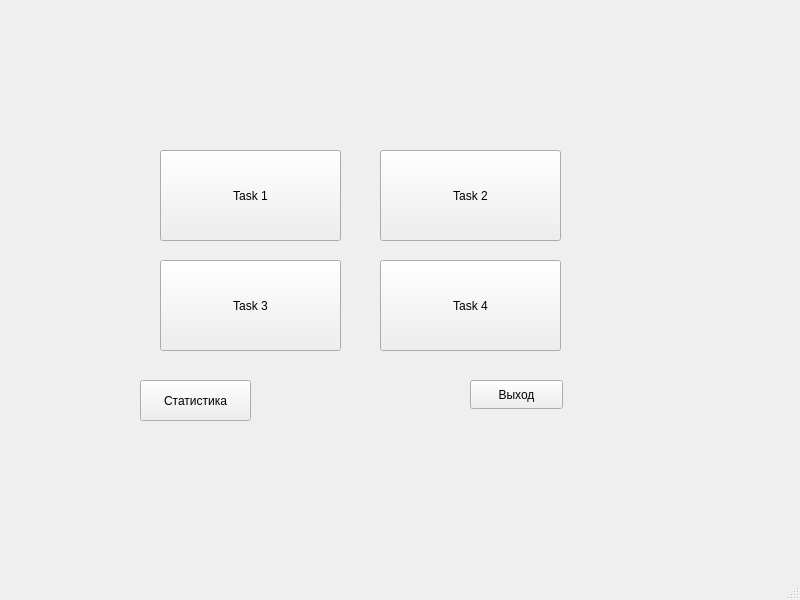
<?xml version="1.0" encoding="UTF-8"?>
<ui version="4.0">
 <class>MainWindow</class>
 <widget class="QMainWindow" name="MainWindow">
  <property name="geometry">
   <rect>
    <x>0</x>
    <y>0</y>
    <width>800</width>
    <height>600</height>
   </rect>
  </property>
  <property name="windowTitle">
   <string>MainWindow</string>
  </property>
  <widget class="QWidget" name="centralwidget">
   <widget class="QPushButton" name="pushButton">
    <property name="geometry">
     <rect>
      <x>160</x>
      <y>150</y>
      <width>181</width>
      <height>91</height>
     </rect>
    </property>
    <property name="text">
     <string>Task 1</string>
    </property>
   </widget>
   <widget class="QPushButton" name="pushButton_2">
    <property name="geometry">
     <rect>
      <x>380</x>
      <y>150</y>
      <width>181</width>
      <height>91</height>
     </rect>
    </property>
    <property name="text">
     <string>Task 2</string>
    </property>
   </widget>
   <widget class="QPushButton" name="pushButton_3">
    <property name="geometry">
     <rect>
      <x>160</x>
      <y>260</y>
      <width>181</width>
      <height>91</height>
     </rect>
    </property>
    <property name="text">
     <string>Task 3</string>
    </property>
   </widget>
   <widget class="QPushButton" name="pushButton_4">
    <property name="geometry">
     <rect>
      <x>380</x>
      <y>260</y>
      <width>181</width>
      <height>91</height>
     </rect>
    </property>
    <property name="text">
     <string>Task 4</string>
    </property>
   </widget>
   <widget class="QPushButton" name="btn_logout">
    <property name="geometry">
     <rect>
      <x>470</x>
      <y>380</y>
      <width>93</width>
      <height>29</height>
     </rect>
    </property>
    <property name="text">
     <string>Выход</string>
    </property>
   </widget>
   <widget class="QPushButton" name="btn_stats">
    <property name="geometry">
     <rect>
      <x>140</x>
      <y>380</y>
      <width>111</width>
      <height>41</height>
     </rect>
    </property>
    <property name="text">
     <string>Статистика</string>
    </property>
   </widget>
  </widget>
  <widget class="QMenuBar" name="menubar">
   <property name="geometry">
    <rect>
     <x>0</x>
     <y>0</y>
     <width>800</width>
     <height>18</height>
    </rect>
   </property>
  </widget>
  <widget class="QStatusBar" name="statusbar"/>
 </widget>
 <resources/>
 <connections/>
</ui>
